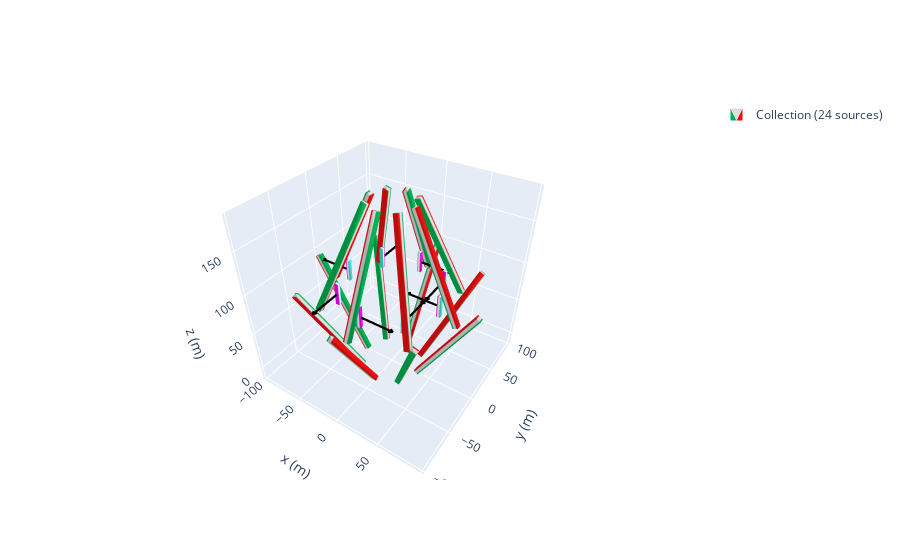

This figure's notebook cell:
### Code cell
zeeman_prof = magpy.Collection()
j = 30
n = 8
a = 0# distance it circles aroundthe center 
c = 30 #angle of first bar
d =  24#angle of second bar
b = -190# distnace the two section of the array are apart from each other
k = -100 #the first and second magnent are apart
e = 40
l = -5
p= -20# distance the thrid and 4th magnet are apart from each other
m  = -42
mystyle = mstyle = dict(
    mode="color+arrow",
    color=dict(north="magenta", middle="white", south="turquoise"),
    arrow=dict(width=2, color="k")
)
angles = np.linspace(0, 360, n, endpoint=False)
for i in angles:
    cube1= magpy.magnet.Cuboid(
    dimension=(6,6,125),
    polarization=(-(1.080),0,0),
    position=(70+a+l,0,140+k))
    cube2 = magpy.magnet.Cuboid(dimension= (4,4,25),
    polarization=(-1.17,0,0),
    position=(60+a+l,0,50+e),style_magnetization = mystyle)
    cube3= magpy.magnet.Cuboid(
    dimension=(6,6,125),
    polarization=(1.08,0,0),
    position=(91.5+m,0,320+b))
 
#     cube5 = magpy.magnet.Cuboid(dimension= (4,4,25),
#     polarization=(-1.17,0,0),
#     position=(90+a+p+m,0,190))

#     cube6 = magpy.magnet.Cuboid(dimension= (4,4,25),
#     polarization=(-1.17,0,0),
#     position=(80+a+p+m,0,200),
# )
   


    cube1.rotate_from_angax(i, 'z')
    cube1.rotate_from_angax(c, 'y',)
    cube1.rotate_from_angax(i, 'z', anchor=0)
 
 
    cube2.rotate_from_angax(i, 'z',anchor = 0)
    cube2.rotate_from_angax(i, 'z')
    cube3.rotate_from_angax(i, 'z', anchor=0)
    cube3.rotate_from_angax(-d, 'y')
    cube3.rotate_from_angax(i, 'z')
  
    #cube4.rotate_from_angax(i, 'z', anchor=0)
    #cube4.rotate_from_angax(-d, 'y')
    #cube4.rotate_from_angax(i, 'z')
    

    zeeman_prof.add(cube1)
    zeeman_prof.add(cube2)
    zeeman_prof.add(cube3)
    #zeeman_prof.add(cube4)
    # zeeman_prof.add(cube5)
    # zeeman_prof.add(cube6)
    j = j+1


# tfmot = magpy.Collection()
# N = 4
# angles = np.linspace(0,360,N,endpoint=False)
# pol = [0,180,0,180]
# l = 35
# halbach = magpy.Collection()
# mystyle = mstyle = dict(
#     mode="color+arrow",
#     color=dict(north="magenta", middle="white", south="turquoise"),
#     arrow=dict(width=2, color="k"),
# )
# for a in range(len(angles)):
#     cube= magpy.magnet.Cuboid(
#     dimension=(8,6,80),
#     polarization=(1.17,0,0),
#     position=(30+l,0,230),
#     style_magnetization = mystyle)
#     print(a)
#     cube.rotate_from_angax(angles[a], 'z',anchor = 0)
#     cube.rotate_from_angax(pol[a], 'z')

#     tfmot.add(cube)

b_tot = magpy.Collection()
b_tot.add(zeeman_prof,override_parent=True)
b_tot.show()

### Figure 1 — Plotly figure (JSON) as saved in the notebook; plotly's stock layout.template omitted (floating-point values rounded to 4 significant figures; data arrays with more than 128 entries replaced by an {"elided": "..."} marker saying what was removed)
{"data": [{"color": "#2e91e5", "colorscale": [[0, "#00b050"], [0.16, "#00b050"], [0.26, "#dddddd"], [0.74, "#dddddd"], [0.84, "#e71111"], [1, "#e71111"]], "i": {"elided": "192 int values"}, "intensity": [1, 1, 0, 0, 1, 1, 0, 0, 0, 0, 1, 1, 0, 0, 1, 1, 1, 1, 0, 0, 1, 1, 0, 0, 0, 0, 1, 1, 0, 0, 1, 1, 1, 1, 0, 0, 1, 1, 0, 0, 0, 0, 1, 1, 0, 0, 1, 1, 1, 1, 0, 0, 1, 1, 0, 0, 0, 0, 1, 1, 0, 0, 1, 1, 1, 1, 0, 0, 1, 1, 0, 0, 0, 0, 1, 1, 0, 0, 1, 1, 1, 1, 0, 0, 1, 1, 0, 0, 0, 0, 1, 1, 0, 0, 1, 1, 1, 1, 0, 0, 1, 1, 0, 0, 0, 0, 1, 1, 0, 0, 1, 1, 1, 1, 0, 0, 1, 1, 0, 0, 0, 0, 1, 1, 0, 0, 1, 1], "j": {"elided": "192 int values"}, "k": {"elided": "192 int values"}, "legendgroup": "Collection(id=2636739034048)", "name": "Collection (24 sources)", "opacity": 1, "showlegend": true, "showscale": false, "type": "mesh3d", "x": [31.15, 31.15, 36.35, 36.35, 93.65, 93.65, 98.85, 98.85, 72.18, 72.18, 77.66, 77.66, 21.34, 21.34, 26.82, 26.82, 26.86, 21.27, 20.86, 26.46, 71.06, 65.46, 65.06, 70.66, 55.98, 50.24, 49.98, 55.72, 20.03, 14.29, 14.03, 19.77, 3.0, 3.0, -3.0, -3.0, 3.0, 3.0, -3.0, -3.0, 3.0, 3.0, -3.0, -3.0, 3.0, 3.0, -3.0, -3.0, -26.46, -20.86, -21.27, -26.86, -70.66, -65.06, -65.46, -71.06, -55.72, -49.98, -50.24, -55.98, -19.77, -14.03, -14.29, -20.03, -36.35, -36.35, -31.15, -31.15, -98.85, -98.85, -93.65, -93.65, -77.66, -77.66, -72.18, -72.18, -26.82, -26.82, -21.34, -21.34, -20.86, -26.46, -26.86, -21.27, -65.06, -70.66, -71.06, -65.46, -49.98, -55.72, -55.98, -50.24, -14.03, -19.77, -20.03, -14.29, 3.0, 3.0, -3.0, -3.0, 3.0, 3.0, -3.0, -3.0, 3.0, 3.0, -3.0, -3.0, 3.0, 3.0, -3.0, -3.0, 21.27, 26.86, 26.46, 20.86, 65.46, 71.06, 70.66, 65.06, 50.24, 55.98, 55.72, 49.98, 14.29, 20.03, 19.77, 14.03], "y": [-3, 3, 3, -3, -3, 3, 3, -3, -3.0, 3.0, 3.0, -3.0, -3.0, 3.0, 3.0, -3.0, 20.86, 21.27, 26.86, 26.46, 65.06, 65.46, 71.06, 70.66, 49.98, 50.24, 55.98, 55.72, 14.03, 14.29, 20.03, 19.77, 36.35, 31.15, 31.15, 36.35, 98.85, 93.65, 93.65, 98.85, 77.66, 72.18, 72.18, 77.66, 26.82, 21.34, 21.34, 26.82, 26.46, 26.86, 21.27, 20.86, 70.66, 71.06, 65.46, 65.06, 55.72, 55.98, 50.24, 49.98, 19.77, 20.03, 14.29, 14.03, -3.0, 3.0, 3.0, -3.0, -3.0, 3.0, 3.0, -3.0, -3.0, 3.0, 3.0, -3.0, -3.0, 3.0, 3.0, -3.0, -26.86, -26.46, -20.86, -21.27, -71.06, -70.66, -65.06, -65.46, -55.98, -55.72, -49.98, -50.24, -20.03, -19.77, -14.03, -14.29, -31.15, -36.35, -36.35, -31.15, -93.65, -98.85, -98.85, -93.65, -72.18, -77.66, -77.66, -72.18, -21.34, -26.82, -26.82, -21.34, -21.27, -20.86, -26.46, -26.86, -65.46, -65.06, -70.66, -71.06, -50.24, -49.98, -55.72, -55.98, -14.29, -14.03, -19.77, -20.03], "z": [-12.63, -12.63, -15.63, -15.63, 95.63, 95.63, 92.63, 92.63, 71.68, 71.68, 74.12, 74.12, 185.9, 185.9, 188.3, 188.3, -14.13, -12.01, -14.13, -16.25, 94.13, 96.25, 94.13, 92.01, 72.9, 71.18, 72.9, 74.63, 187.1, 185.4, 187.1, 188.8, -15.63, -12.63, -12.63, -15.63, 92.63, 95.63, 95.63, 92.63, 74.12, 71.68, 71.68, 74.12, 188.3, 185.9, 185.9, 188.3, -16.25, -14.13, -12.01, -14.13, 92.01, 94.13, 96.25, 94.13, 74.63, 72.9, 71.18, 72.9, 188.8, 187.1, 185.4, 187.1, -15.63, -15.63, -12.63, -12.63, 92.63, 92.63, 95.63, 95.63, 74.12, 74.12, 71.68, 71.68, 188.3, 188.3, 185.9, 185.9, -14.13, -16.25, -14.13, -12.01, 94.13, 92.01, 94.13, 96.25, 72.9, 74.63, 72.9, 71.18, 187.1, 188.8, 187.1, 185.4, -12.63, -15.63, -15.63, -12.63, 95.63, 92.63, 92.63, 95.63, 71.68, 74.12, 74.12, 71.68, 185.9, 188.3, 188.3, 185.9, -12.01, -14.13, -16.25, -14.13, 96.25, 94.13, 92.01, 94.13, 71.18, 72.9, 74.63, 72.9, 185.4, 187.1, 188.8, 187.1]}, {"color": "#2e91e5", "colorscale": [[0, "turquoise"], [0.16, "turquoise"], [0.26, "white"], [0.74, "white"], [0.84, "magenta"], [1, "magenta"]], "i": [7, 0, 0, 0, 4, 4, 2, 6, 4, 0, 3, 7, 15, 8, 8, 8, 12, 12, 10, 14, 12, 8, 11, 15, 23, 16, 16, 16, 20, 20, 18, 22, 20, 16, 19, 23, 31, 24, 24, 24, 28, 28, 26, 30, 28, 24, 27, 31, 39, 32, 32, 32, 36, 36, 34, 38, 36, 32, 35, 39, 47, 40, 40, 40, 44, 44, 42, 46, 44, 40, 43, 47, 55, 48, 48, 48, 52, 52, 50, 54, 52, 48, 51, 55, 63, 56, 56, 56, 60, 60, 58, 62, 60, 56, 59, 63], "intensity": [1, 1, 0, 0, 1, 1, 0, 0, 1, 1, 0, 0, 1, 1, 0, 0, 1, 1, 0, 0, 1, 1, 0, 0, 1, 1, 0, 0, 1, 1, 0, 0, 1, 1, 0, 0, 1, 1, 0, 0, 1, 1, 0, 0, 1, 1, 0, 0, 1, 1, 0, 0, 1, 1, 0, 0, 1, 1, 0, 0, 1, 1, 0, 0], "j": [0, 7, 1, 2, 6, 7, 1, 2, 5, 5, 2, 2, 8, 15, 9, 10, 14, 15, 9, 10, 13, 13, 10, 10, 16, 23, 17, 18, 22, 23, 17, 18, 21, 21, 18, 18, 24, 31, 25, 26, 30, 31, 25, 26, 29, 29, 26, 26, 32, 39, 33, 34, 38, 39, 33, 34, 37, 37, 34, 34, 40, 47, 41, 42, 46, 47, 41, 42, 45, 45, 42, 42, 48, 55, 49, 50, 54, 55, 49, 50, 53, 53, 50, 50, 56, 63, 57, 58, 62, 63, 57, 58, 61, 61, 58, 58], "k": [3, 4, 2, 3, 5, 6, 5, 5, 0, 1, 7, 6, 11, 12, 10, 11, 13, 14, 13, 13, 8, 9, 15, 14, 19, 20, 18, 19, 21, 22, 21, 21, 16, 17, 23, 22, 27, 28, 26, 27, 29, 30, 29, 29, 24, 25, 31, 30, 35, 36, 34, 35, 37, 38, 37, 37, 32, 33, 39, 38, 43, 44, 42, 43, 45, 46, 45, 45, 40, 41, 47, 46, 51, 52, 50, 51, 53, 54, 53, 53, 48, 49, 55, 54, 59, 60, 58, 59, 61, 62, 61, 61, 56, 57, 63, 62], "legendgroup": "Collection(id=2636739034048)", "name": "Collection (24 sources)", "opacity": 1, "showlegend": false, "showscale": false, "type": "mesh3d", "x": [53, 53, 57, 57, 53, 53, 57, 57, 40.89, 36.89, 36.89, 40.89, 40.89, 36.89, 36.89, 40.89, 2.0, 2.0, -2.0, -2.0, 2.0, 2.0, -2.0, -2.0, -40.89, -36.89, -36.89, -40.89, -40.89, -36.89, -36.89, -40.89, -57, -57, -53, -53, -57, -57, -53, -53, -36.89, -40.89, -40.89, -36.89, -36.89, -40.89, -40.89, -36.89, 2.0, 2.0, -2.0, -2.0, 2.0, 2.0, -2.0, -2.0, 36.89, 40.89, 40.89, 36.89, 36.89, 40.89, 40.89, 36.89], "y": [-2, 2, 2, -2, -2, 2, 2, -2, 36.89, 36.89, 40.89, 40.89, 36.89, 36.89, 40.89, 40.89, 57, 53, 53, 57, 57, 53, 53, 57, 40.89, 40.89, 36.89, 36.89, 40.89, 40.89, 36.89, 36.89, -2.0, 2.0, 2.0, -2.0, -2.0, 2.0, 2.0, -2.0, -40.89, -40.89, -36.89, -36.89, -40.89, -40.89, -36.89, -36.89, -53, -57, -57, -53, -53, -57, -57, -53, -36.89, -36.89, -40.89, -40.89, -36.89, -36.89, -40.89, -40.89], "z": [77.5, 77.5, 77.5, 77.5, 102.5, 102.5, 102.5, 102.5, 77.5, 77.5, 77.5, 77.5, 102.5, 102.5, 102.5, 102.5, 77.5, 77.5, 77.5, 77.5, 102.5, 102.5, 102.5, 102.5, 77.5, 77.5, 77.5, 77.5, 102.5, 102.5, 102.5, 102.5, 77.5, 77.5, 77.5, 77.5, 102.5, 102.5, 102.5, 102.5, 77.5, 77.5, 77.5, 77.5, 102.5, 102.5, 102.5, 102.5, 77.5, 77.5, 77.5, 77.5, 102.5, 102.5, 102.5, 102.5, 77.5, 77.5, 77.5, 77.5, 102.5, 102.5, 102.5, 102.5]}, {"legendgroup": "Collection(id=2636739034048)", "line": {"color": "black", "dash": "solid", "width": 4.4}, "mode": "lines", "name": "Collection (24 sources)", "opacity": 1, "showlegend": false, "type": "scatter3d", "x": [null, 55, 17.5, 21.25, 17.5, 21.25, 17.5, 17.5, null, 38.89, 38.89, 41.14, 38.89, 36.64, 38.89, 38.89, null, 1.221e-14, 37.5, 33.75, 37.5, 33.75, 37.5, 37.5, null, -38.89, -38.89, -41.14, -38.89, -36.64, -38.89, -38.89, null, -55, -92.5, -88.75, -92.5, -88.75, -92.5, -92.5, null, -38.89, -38.89, -36.64, -38.89, -41.14, -38.89, -38.89, null, -1.221e-14, 37.5, 33.75, 37.5, 33.75, 37.5, 37.5, null, 38.89, 38.89, 36.64, 38.89, 41.14, 38.89, 38.89], "y": [null, 0, 8.327e-15, -2.25, 8.327e-15, 2.25, 8.327e-15, 8.327e-15, null, 38.89, 1.391, 5.141, 1.391, 5.141, 1.391, 1.391, null, 55, 55.0, 57.25, 55.0, 52.75, 55.0, 55.0, null, 38.89, 76.39, 72.64, 76.39, 72.64, 76.39, 76.39, null, 6.735e-15, 2.425e-14, -2.25, 2.425e-14, 2.25, 2.425e-14, 2.425e-14, null, -38.89, -76.39, -72.64, -76.39, -72.64, -76.39, -76.39, null, -55, -55.0, -52.75, -55.0, -57.25, -55.0, -55.0, null, -38.89, -1.391, -5.141, -1.391, -5.141, -1.391, -1.391], "z": [null, 90, 90, 90, 90, 90, 90, 90, null, 90, 90, 90, 90, 90, 90, 90, null, 90, 90, 90, 90, 90, 90, 90, null, 90, 90, 90, 90, 90, 90, 90, null, 90, 90, 90, 90, 90, 90, 90, null, 90, 90, 90, 90, 90, 90, 90, null, 90, 90, 90, 90, 90, 90, 90, null, 90, 90, 90, 90, 90, 90, 90]}], "layout": {"legend": {"itemsizing": "constant"}, "scene": {"aspectmode": "manual", "aspectratio": {"x": 1, "y": 1, "z": 1}, "camera": {"eye": {"x": 1, "y": -1.5, "z": 1.4}}, "xaxis": {"autorange": false, "range": [-102.5, 102.5], "title": {"text": "x (m)"}}, "yaxis": {"autorange": false, "range": [-102.5, 102.5], "title": {"text": "y (m)"}}, "zaxis": {"autorange": false, "range": [-16.25, 188.8], "title": {"text": "z (m)"}}}}}
